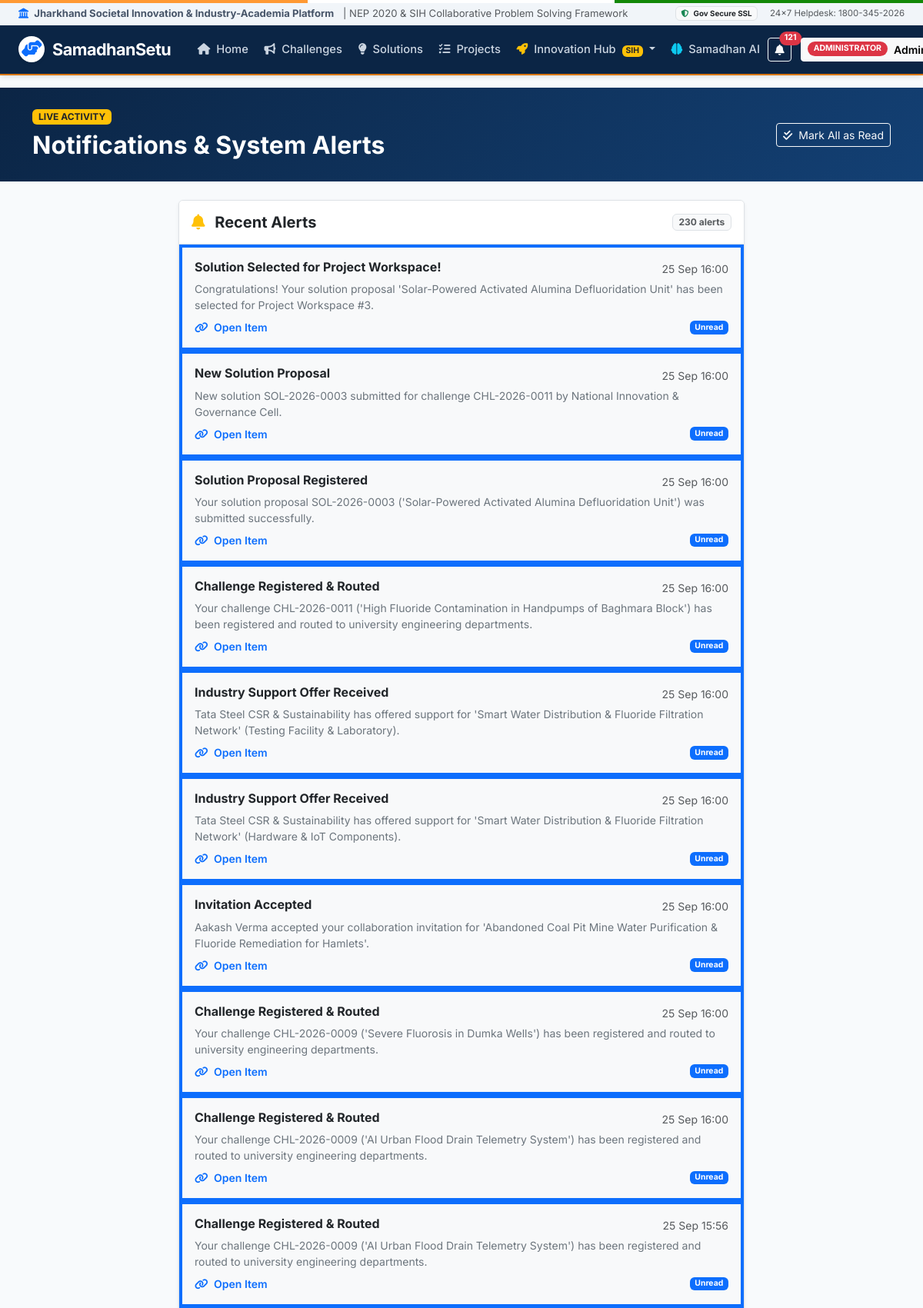
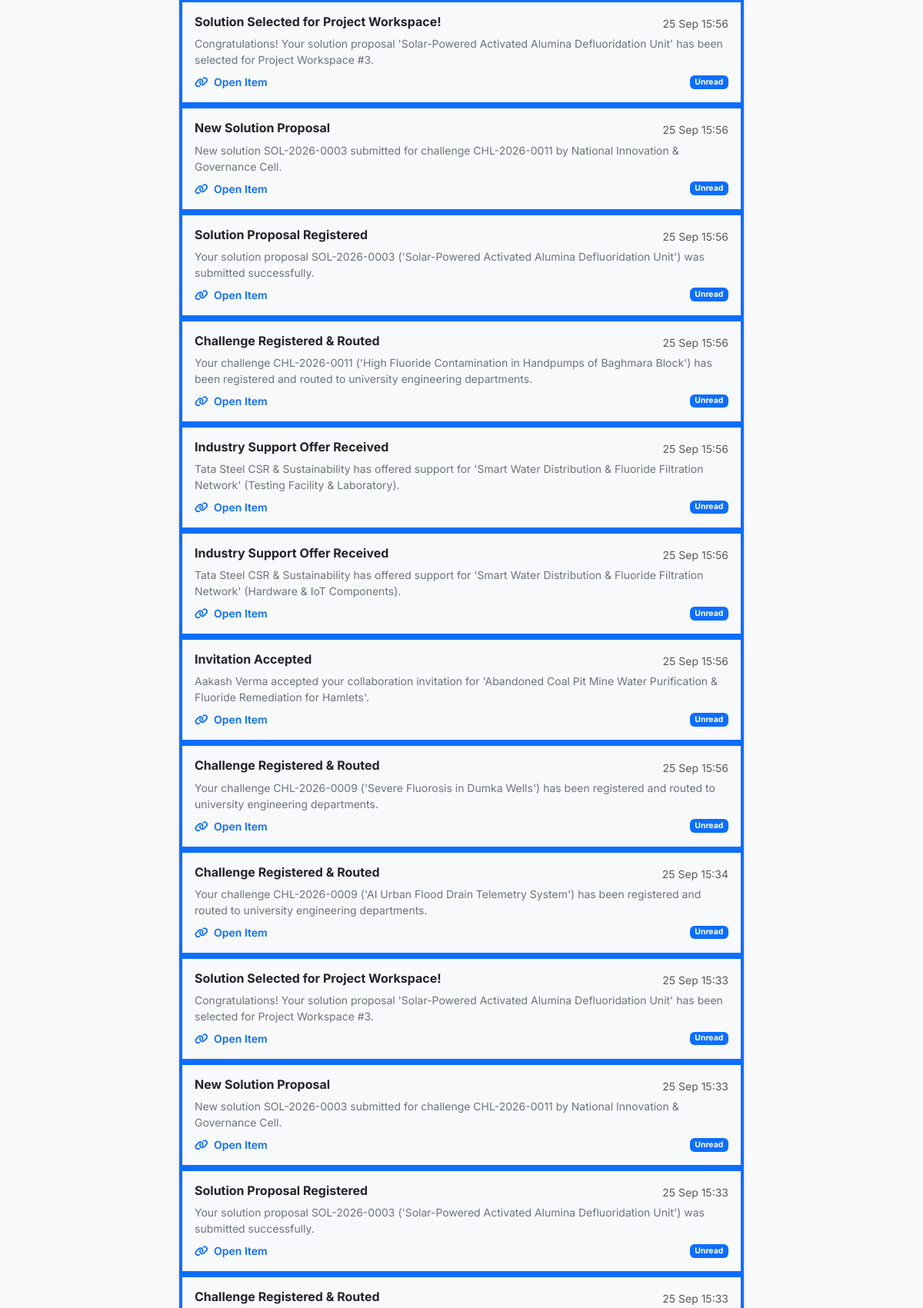
Page /notifications (signed in, upper part) on the committed database (2 pictures, top to bottom).
### app.py (models this page shows)
class Notification(db.Model):
    __tablename__ = 'notifications'
    id = db.Column(db.Integer, primary_key=True)
    user_id = db.Column(db.Integer, db.ForeignKey('users.id'), nullable=False)
    title = db.Column(db.String(200), nullable=False)
    message = db.Column(db.Text, nullable=False)
    link = db.Column(db.String(250), default='#')
    is_read = db.Column(db.Boolean, default=False)
    created_at = db.Column(db.DateTime, default=datetime.utcnow)

### app.py (the view)
@app.route('/notifications')
@login_required
def notifications():
    user = get_current_user()
    user_notifications = Notification.query.filter_by(user_id=user.id).order_by(Notification.created_at.desc()).all()
    return render_template('notifications.html', notifications=user_notifications)

### app.py (called while the page is built)
def login_required(f):
    @wraps(f)
    def decorated_function(*args, **kwargs):
        if 'user_id' not in session:
            flash('Please login or create an account to continue.', 'warning')
            return redirect(url_for('login', next=request.url))
        return f(*args, **kwargs)
    return decorated_function

def get_current_user():
    if 'user_id' in session:
        return User.query.get(session['user_id'])
    return None

@app.context_processor
def inject_global_data():
    current_user = get_current_user()
    unread_notifications_count = 0
    if current_user:
        unread_notifications_count = Notification.query.filter_by(
            user_id=current_user.id, is_read=False
        ).count()
    is_admin = bool((current_user and current_user.user_type == 'ADMINISTRATOR') or (session.get('user_role') == 'ADMINISTRATOR'))
    return {
        'current_user': current_user,
        'is_admin': is_admin,
        'unread_count': unread_notifications_count,
        'all_categories': CATEGORIES,
        'all_departments': DEPARTMENTS,
        'all_priorities': PRIORITY_LEVELS,
        'all_statuses': CHALLENGE_STATUSES,
        'all_user_types': PUBLIC_USER_TYPES,
        'now': datetime.utcnow()
    }

### templates/notifications.html (shortened to what this page needs)
{% extends "base.html" %}
{% block content %}
<div class="bg-primary text-white py-4 mb-4" style="background: linear-gradient(135deg, #0b2545 0%, #134074 100%);">
    <div class="container">
        <div class="d-flex justify-content-between align-items-center">
            <div>
                <span class="badge bg-warning text-dark text-uppercase px-2 py-1 mb-2 fw-bold">Live Activity</span>
                <h2 class="fw-bold mb-1">Notifications & System Alerts</h2>
            </div>
            {% if notifications %}
                <form method="POST" action="{{ url_for('mark_all_notifications_read') }}">
                    <button type="submit" class="btn btn-outline-light btn-sm">
                        <i class="fas fa-check-double me-1"></i> Mark All as Read
                    </button>
                </form>
            {% endif %}
        </div>
    </div>
</div>
<div class="container mb-5">
    <div class="row justify-content-center">
        <div class="col-lg-8">
            <div class="card border shadow-sm">
                <div class="card-header bg-white py-3 border-bottom d-flex justify-content-between align-items-center">
                    <h5 class="fw-bold text-dark mb-0"><i class="fas fa-bell text-warning me-2"></i> Recent Alerts</h5>
                    <span class="badge bg-light text-muted border">{{ notifications|length }} alerts</span>
                </div>
                <div class="card-body p-0">
                    {% if notifications %}
                        <div class="list-group list-group-flush">
                            {% for n in notifications %}
                            <a href="{{ url_for('read_notification', notif_id=n.id) }}" class="list-group-item list-group-item-action p-3 {% if not n.is_read %}bg-light border-start border-4 border-primary{% endif %}">
                                <div class="d-flex w-100 justify-content-between align-items-center mb-1">
                                    <h6 class="mb-1 fw-bold text-dark">{{ n.title }}</h6>
                                    <small class="text-muted">{{ n.created_at.strftime('%d %b %H:%M') }}</small>
                                </div>
                                <p class="mb-1 text-secondary small">{{ n.message }}</p>
                                <div class="d-flex justify-content-between align-items-center mt-2">
                                    <span class="small text-primary fw-semibold"><i class="fas fa-link me-1"></i> Open Item</span>
                                    {% if not n.is_read %}
                                        <span class="badge bg-primary text-white" style="font-size: 0.65rem;">Unread</span>
                                    {% else %}
                                        <span class="badge bg-secondary-subtle text-secondary" style="font-size: 0.65rem;">Read</span>
                                    {% endif %}
                                </div>
                            </a>
                            {% endfor %}
                        </div>
                    {% else %}
                        <div class="text-center py-5 text-muted">
                            <i class="fas fa-bell-slash fa-3x text-muted mb-3 opacity-50"></i>
                            <h5 class="fw-bold text-dark">No Notifications</h5>
                            <p class="small">You're all caught up! Updates regarding challenges, solution reviews, and team invitations will appear here.</p>
                        </div>
                    {% endif %}
                </div>
            </div>
        </div>
    </div>
</div>
{% endblock %}

### static/css/style.css (style rules this page uses)
:root { --primary-navy: #0b2545; --primary-blue: #134074; --navy-light: #1d3557; --accent-gold: #d97706; --accent-saffron: #f97316; --impact-green: #059669; --impact-green-light: #d1fae5; --text-dark: #0f172a; --text-muted: #64748b; --bg-slate: #f8fafc; --card-bg: #ffffff; --border-color: #e2e8f0; --shadow-sm: 0 1px 3px rgba(0, 0, 0, 0.07), 0 1px 2px rgba(0, 0, 0, 0.04); --shadow-md: 0 4px 6px -1px rgba(0, 0, 0, 0.08), 0 2px 4px -1px rgba(0, 0, 0, 0.04); --shadow-lg: 0 10px 15px -3px rgba(0, 0, 0, 0.09), 0 4px 6px -2px rgba(0, 0, 0, 0.04); --shadow-xl: 0 20px 25px -5px rgba(0, 0, 0, 0.1), 0 10px 10px -5px rgba(0, 0, 0, 0.04); --radius-sm: 6px; --radius-md: 10px; --radius-lg: 14px; }
html, body { overflow-x: clip; max-width: 100vw; width: 100%; }
body { font-family: 'Inter', -apple-system, BlinkMacSystemFont, 'Segoe UI', Roboto, Helvetica, Arial, sans-serif; background-color: var(--bg-slate); color: var(--text-dark); min-height: 100vh; display: flex; flex-direction: column; }

### rows in the picture
Notification: title "Solution Selected for Project Workspace!", created_at "25 Sep 16:00", message "Congratulations! Your solution proposal 'Solar-Powered Activated Alumina Defluoridation Unit' has been selected for Project Workspace #3.", is_read "Unread"
Notification: title "New Solution Proposal", created_at "25 Sep 16:00", message "New solution SOL-2026-0003 submitted for challenge CHL-2026-0011 by National Innovation & Governance Cell.", is_read "Unread"
Notification: title "Solution Proposal Registered", created_at "25 Sep 16:00", message "Your solution proposal SOL-2026-0003 ('Solar-Powered Activated Alumina Defluoridation Unit') was submitted successfully.", is_read "Unread"
Notification: title "Challenge Registered & Routed", created_at "25 Sep 16:00", message "Your challenge CHL-2026-0011 ('High Fluoride Contamination in Handpumps of Baghmara Block') has been registered and routed to university engineering departments.", is_read "Unread"
Notification: title "Industry Support Offer Received", created_at "25 Sep 16:00", message "Tata Steel CSR & Sustainability has offered support for 'Smart Water Distribution & Fluoride Filtration Network' (Testing Facility & Laboratory).", is_read "Unread"
Notification: title "Industry Support Offer Received", created_at "25 Sep 16:00", message "Tata Steel CSR & Sustainability has offered support for 'Smart Water Distribution & Fluoride Filtration Network' (Hardware & IoT Components).", is_read "Unread"
Notification: title "Invitation Accepted", created_at "25 Sep 16:00", message "Aakash Verma accepted your collaboration invitation for 'Abandoned Coal Pit Mine Water Purification & Fluoride Remediation for Hamlets'.", is_read "Unread"
Notification: title "Challenge Registered & Routed", created_at "25 Sep 16:00", message "Your challenge CHL-2026-0009 ('Severe Fluorosis in Dumka Wells') has been registered and routed to university engineering departments.", is_read "Unread"
Notification: title "Challenge Registered & Routed", created_at "25 Sep 16:00", message "Your challenge CHL-2026-0009 ('AI Urban Flood Drain Telemetry System') has been registered and routed to university engineering departments.", is_read "Unread"
Notification: title "Challenge Registered & Routed", created_at "25 Sep 15:56", message "Your challenge CHL-2026-0009 ('AI Urban Flood Drain Telemetry System') has been registered and routed to university engineering departments.", is_read "Unread"
Notification: title "Solution Selected for Project Workspace!", created_at "25 Sep 15:56", message "Congratulations! Your solution proposal 'Solar-Powered Activated Alumina Defluoridation Unit' has been selected for Project Workspace #3.", is_read "Unread"
Notification: title "New Solution Proposal", created_at "25 Sep 15:56", message "New solution SOL-2026-0003 submitted for challenge CHL-2026-0011 by National Innovation & Governance Cell.", is_read "Unread"
Notification: title "Solution Proposal Registered", created_at "25 Sep 15:56", message "Your solution proposal SOL-2026-0003 ('Solar-Powered Activated Alumina Defluoridation Unit') was submitted successfully.", is_read "Unread"
Notification: title "Challenge Registered & Routed", created_at "25 Sep 15:56", message "Your challenge CHL-2026-0011 ('High Fluoride Contamination in Handpumps of Baghmara Block') has been registered and routed to university engineering departments.", is_read "Unread"
Notification: title "Industry Support Offer Received", created_at "25 Sep 15:56", message "Tata Steel CSR & Sustainability has offered support for 'Smart Water Distribution & Fluoride Filtration Network' (Testing Facility & Laboratory).", is_read "Unread"
Notification: title "Industry Support Offer Received", created_at "25 Sep 15:56", message "Tata Steel CSR & Sustainability has offered support for 'Smart Water Distribution & Fluoride Filtration Network' (Hardware & IoT Components).", is_read "Unread"
Notification: title "Invitation Accepted", created_at "25 Sep 15:56", message "Aakash Verma accepted your collaboration invitation for 'Abandoned Coal Pit Mine Water Purification & Fluoride Remediation for Hamlets'.", is_read "Unread"
Notification: title "Challenge Registered & Routed", created_at "25 Sep 15:56", message "Your challenge CHL-2026-0009 ('Severe Fluorosis in Dumka Wells') has been registered and routed to university engineering departments.", is_read "Unread"
Notification: title "Challenge Registered & Routed", created_at "25 Sep 15:34", message "Your challenge CHL-2026-0009 ('AI Urban Flood Drain Telemetry System') has been registered and routed to university engineering departments.", is_read "Unread"
Notification: title "Solution Selected for Project Workspace!", created_at "25 Sep 15:33", message "Congratulations! Your solution proposal 'Solar-Powered Activated Alumina Defluoridation Unit' has been selected for Project Workspace #3.", is_read "Unread"
Notification: title "New Solution Proposal", created_at "25 Sep 15:33", message "New solution SOL-2026-0003 submitted for challenge CHL-2026-0011 by National Innovation & Governance Cell.", is_read "Unread"
Notification: title "Solution Proposal Registered", created_at "25 Sep 15:33", message "Your solution proposal SOL-2026-0003 ('Solar-Powered Activated Alumina Defluoridation Unit') was submitted successfully.", is_read "Unread"
Notification: title "Challenge Registered & Routed", created_at "25 Sep 15:33"

### other values in the picture
{{ unread_count }} "121"
{{ notifications|length }} "230"
